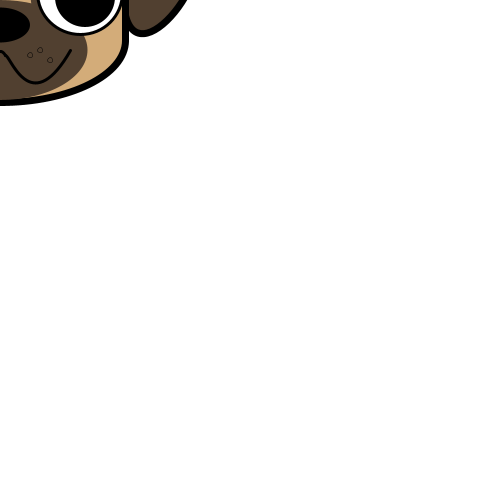
Frame 1 (no input)
Frame 60 (the mouse pressed at the canvas centre just before this capture): identical to frame 1, image omitted
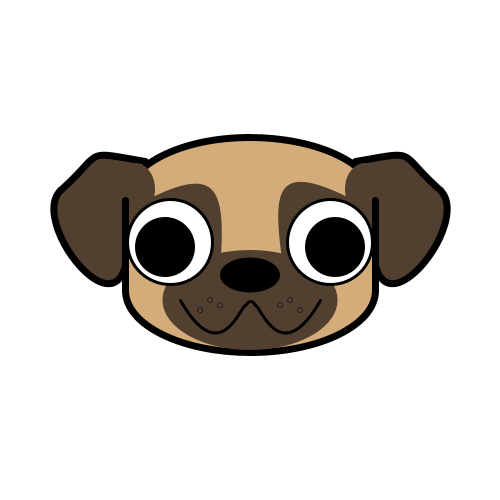
Frame 120 (the mouse held since frame 60 and released just before this capture)

The Processing sketch that drew these frames (run headless with seeded random() and noise(); from frame 60 on, the mouse is pressed at the canvas centre):

// Processing sketch: processing_165463
// ── processing_165463.pde

void setup() {
  size(500, 500);
  background(255);
}

void draw() {

  background(255);

  fill(211, 172, 121);
  strokeWeight(7);
  ellipseMode(CENTER);

  ellipse(mouseX, mouseY+40, 250, 125); //bajo cara

  noStroke();
  fill(81, 64, 48);
  ellipse(mouseX-144, mouseY-30, 100, 110);
  ellipse(mouseX+144, mouseY-30, 100, 110);

  fill(211, 172, 121);
  stroke(0);
  arc(mouseX, mouseY-50, 250, 125, PI, 2*PI); //frente

  fill(81, 64, 48);
  bezier(mouseX-125, mouseY+15, mouseX-140, mouseY+75, mouseX-220, mouseY-30, mouseX-190, mouseY-60); //oreja derecha
  bezier(mouseX-190, mouseY-60, mouseX-145, mouseY-100, mouseX-170, mouseY-100, mouseX-105, mouseY-89);

  bezier(mouseX+125, mouseY+15, mouseX+140, mouseY+75, mouseX+220, mouseY-30, mouseX+190, mouseY-60); //oreja izquierda
  bezier(mouseX+190, mouseY-60, mouseX+145, mouseY-100, mouseX+170, mouseY-100, mouseX+105, mouseY-89);

  fill(211, 172, 121);
  noStroke();
  rect(mouseX-125, mouseY-55, 250, 95); //relleno cara

  fill(81, 64, 48);

  noStroke();
  bezier(mouseX-35, mouseY+70, mouseX-20, mouseY-70, mouseX-20, mouseY-100, mouseX-140, mouseY-30); //manchas ojos
  bezier(mouseX+140, mouseY-30, mouseX+20, mouseY-100, mouseX+20, mouseY-70, mouseX+35, mouseY+30);

  noStroke();
  ellipse(mouseX-115, mouseY-61, 40, 52);
  ellipse(mouseX+115, mouseY-61, 40, 52);

  stroke(0);
  strokeWeight(7);
  line(mouseX-125, mouseY+40, mouseX-125, mouseY-50);
  line(mouseX+125, mouseY+40, mouseX+125, mouseY-50);

  fill(81, 64, 48);
  noStroke();
  ellipse(mouseX, mouseY+50, 175, 100); //morro

  fill(255);
  stroke(0);
  strokeWeight(3);
  ellipse(mouseX-80, mouseY-8, 85, 85); //ojos
  ellipse(mouseX+80, mouseY-8, 85, 85);

  fill(0);
  noStroke();
  ellipse(mouseX-85, mouseY-3, 60, 60); //pupilas
  ellipse(mouseX+85, mouseY-3, 60, 60);

  ellipse(mouseX, mouseY+25, 60, 35); //nariz

  noFill();
  stroke(0);
  bezier(mouseX+70, mouseY+50, mouseX+30, mouseY+120, mouseX+10, mouseY+55, mouseX+5, mouseY+55); //boca
  bezier(mouseX-70, mouseY+50, mouseX-30, mouseY+120, mouseX-10, mouseY+55, mouseX-5, mouseY+55);
  bezier(mouseX-5, mouseY+55, mouseX-3, mouseY+53, mouseX, mouseY+47, mouseX+5, mouseY+55);

  strokeWeight(0.5); //bigote
  ellipse(mouseX-40, mouseY+50, 5, 5);
  ellipse(mouseX-50, mouseY+60, 5, 5);
  ellipse(mouseX-30, mouseY+55, 5, 5);
  ellipse(mouseX+40, mouseY+50, 5, 5);
  ellipse(mouseX+50, mouseY+60, 5, 5);
  ellipse(mouseX+30, mouseY+55, 5, 5);
}
